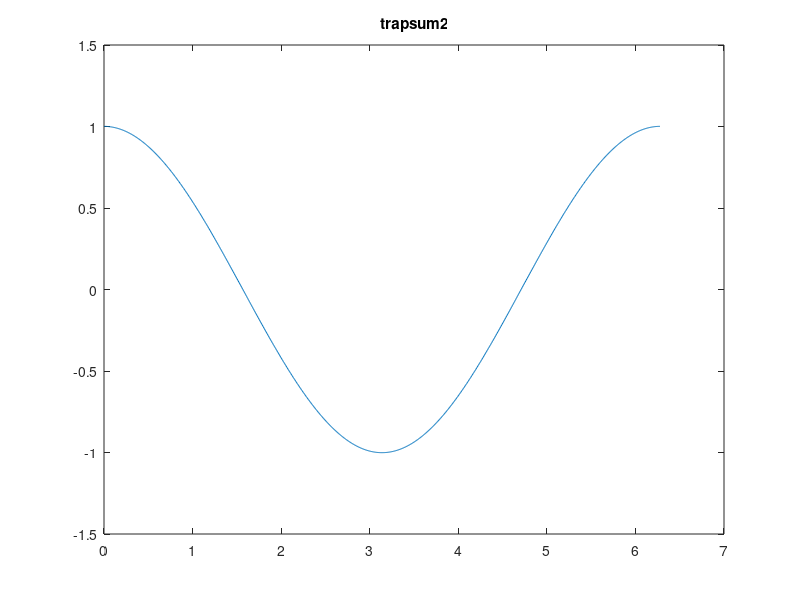

This chart was generated by the following MATLAB code:
clear all;
clc;

%ECE210-A Assignment II
%Min Joon So, 2018/01/25

%% Problem #1

steps1 = 100;
steps2 = 1000;

t1 = linspace(0,2*pi,steps1);  %vector from 0 to 2*pi with 100 steps
t2 = linspace(0,2*pi,steps2); %vector from 0 to 2*pi with 1000 steps

%Create two vectors ...
y1 = sin(t1);       %sine function over t1
y2 = sin(t2);       %sine function over t2

%Approximate the derivates ...
dy1 = diff(y1)/(2*pi/steps1);
dy2 = diff(y2)/(2*pi/steps2);

%Find out how well...
x1 = cos(t1(1:end-1));  %cosine is derivativeof sine / account for the length decrease
x2 = cos(t2(1:end-1));

epsilon1 = max(abs(dy1-x1));        %maximum difference is 10 times bigger for 100 steps
epsilon2 = max(abs(dy2-x2));

%Now approximate the integrals...
sum1 = cumsum(y1)*(2*pi/steps1);
sum2 = cumsum(y2)*(2*pi/steps2);
trapsum1 = cumtrapz(y1)*(2*pi/steps1);
trapsum2 = cumtrapz(y2)*(2*pi/steps2);

x3 = -cos(t1)+1;    %integral of sin(t1)
x4 = -cos(t2)+1;    %integral of sin(t2)

epsilon3 = max(abs(sum1 - x3));     % 0.0434 
epsilon4 = max(abs(sum2 - x4));     % 0.0043
epsilon5 = max(abs(trapsum1 - x3)); % 0.0207
epsilon6 = max(abs(trapsum2 - x4)); % 0.0020
%%%maximum difference is bigger for 100 steps

plot(t2(1:end-1),dy2);
title("trapsum2");

%% Problem #2

%use reshape to create 10 X 10 ...
A = 1:100;
A = reshape(A,10,[]);

%Flip the second column of B ...
B = flip(A(:,2),2);

%Flip the matrix A ...
A = flip(A,2);

%make a vector that is the column-wise...
C= sum(A);

%Make a vector that is the row-wise...
D= sum(A,2);

%Delete the last Column of A.
A(:,end) = [];


%% Problem #3

%Using for loops and no pre-allocation
tic
for i=1:300
    for j=1:500
        E(i,j) = (i^2+j^2)/(i+j+3);
    end
end
toc

%Using for loops and pre-allocating memory with zeros
tic
B = zeros(300,500);
for i=1:300
    for j=1:500
        F(i,j) = (i^2+j^2)/(i+j+3);
    end
end
toc

%Using only elementwise matrix operations.
tic
y = 1:300;
x = 1:500;
[X,Y] = meshgrid(x,y);
G = (X.^2+Y.^2)./(X+Y+3);
toc

%%%Comment: It takes the least time if memory is pre-allocated with zeros
%%%for the matrix and it takes the longest without pre-allocating and using
%%%for loops. Elapsed times show how great influence pre-allocating has
%%%with saving time.
